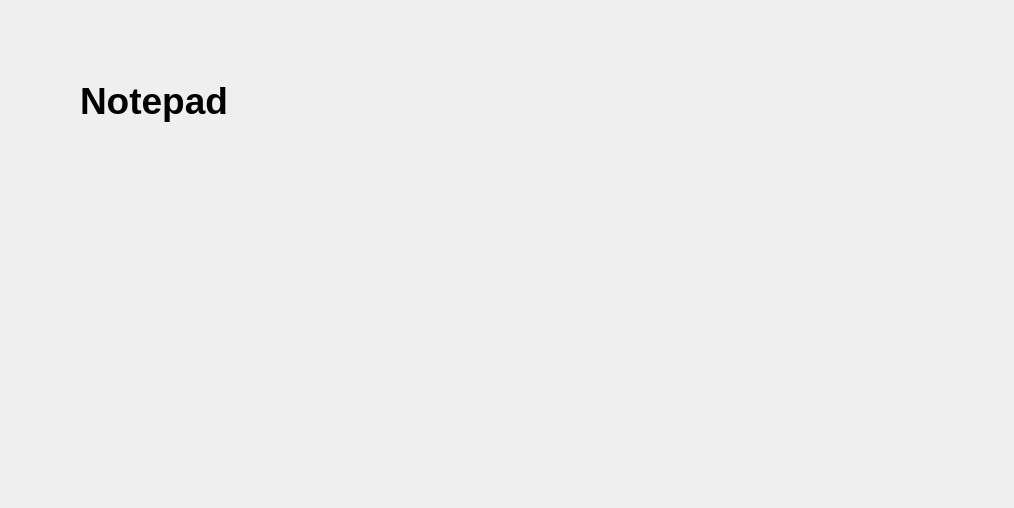
<?xml version="1.0" encoding="UTF-8"?>
<ui version="4.0">
 <class>SplashScreen</class>
 <widget class="QDialog" name="SplashScreen">
  <property name="geometry">
   <rect>
    <x>0</x>
    <y>0</y>
    <width>1014</width>
    <height>508</height>
   </rect>
  </property>
  <property name="windowTitle">
   <string>Dialog</string>
  </property>
  <widget class="QLabel" name="label">
   <property name="geometry">
    <rect>
     <x>80</x>
     <y>70</y>
     <width>411</width>
     <height>61</height>
    </rect>
   </property>
   <property name="font">
    <font>
     <pointsize>28</pointsize>
     <bold>true</bold>
    </font>
   </property>
   <property name="text">
    <string>Notepad</string>
   </property>
  </widget>
 </widget>
 <resources/>
 <connections/>
</ui>
